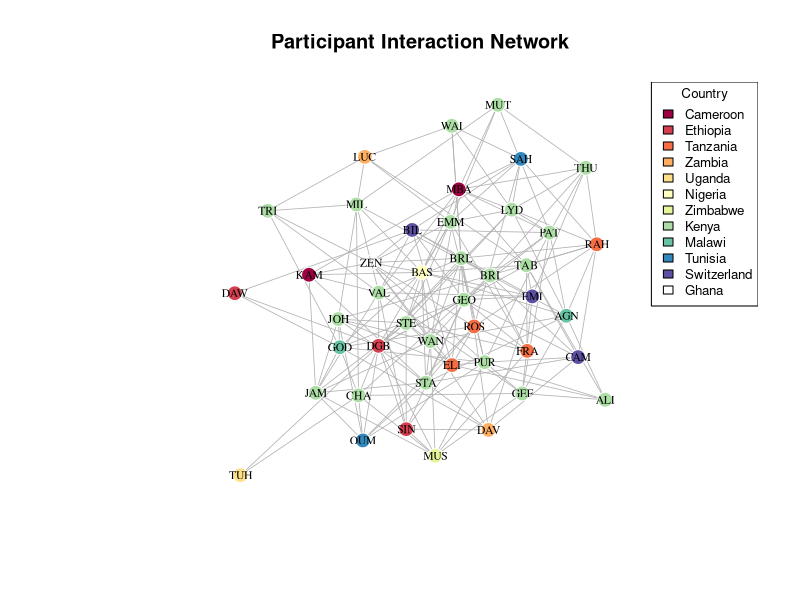
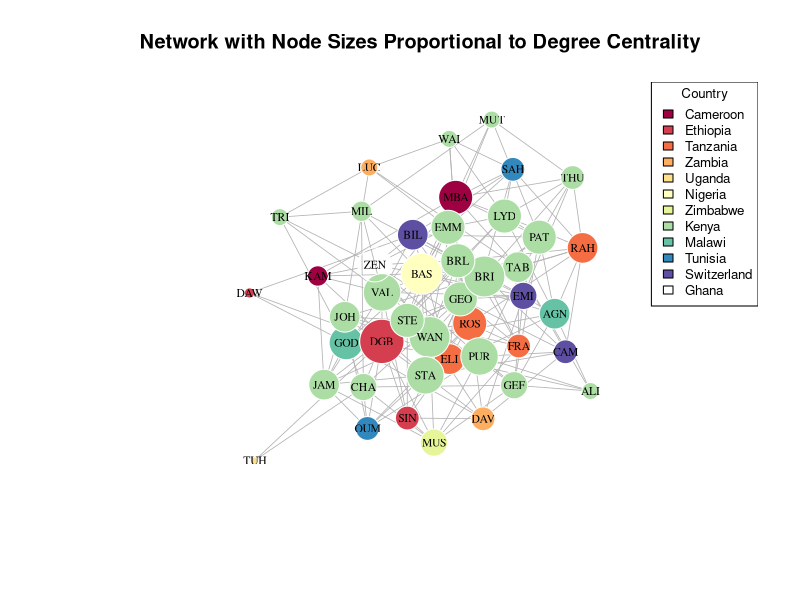

Write R code to recreate these figures, in order.
###### The following exercise #### godfrey
##Network Analysis and SIT Epidemic Model##

####Project Description####

##This project introduces the intersection of network analysis and epidemic modeling through a hands-on exploration of disease transmission dynamics. Using a dataset of participants from various countries attending a Malaria Modelling modular program in Nairobi, Kenya, participants learn to construct social networks based on participants interaction patterns and simulate disease spread using a Susceptible-Infected-Treatment (SIT) model with separate symptomatic and asymptomatic infected compartments.

##The project aims to demonstrate how network structure influences epidemic outcomes by modeling connections between individuals with a 10% probability, creating a more realistic interaction pattern. The aim is to explore key epidemiological concepts including transmission rates (β), treatment rates (τ), recovery rates (γ), and intervention strategies like wearing masks and identification of superspreaders.

##Through this practical exercise, participants should gain a hands-on experience with network visualization, epidemic simulation, and quantitative analysis of public health interventions. The goals is to emphasize applications by examining scenarios such as the impact of protective measures introduced mid-outbreak and the role of highly connected individuals in accelerating disease spread.

##Exercises are presented at the end of this tutorial

##############################################################################

#Packages for this work
library(igraph) # For graphs
library(ggplot2) # For plots
library(dplyr) # For manipulation
library(RColorBrewer) # For colours

##Create the dataset - participants, and their country of origin.
data <- data.frame( Participant = c("KAM", "SIN", "RAH", "DAW", "LUC", "TUH", "BAS", "MBA", "MUS", "DAV", "CHA", "EMM", "LYD", "VAL", "GOD", "AGN", "ROS", "FRA", "JAM", "DGB", "ELI", "WAN", "MUT", "GEO", "GEF", "SAH", "PAT", "TAB", "BRI", "STA", "OUM", "STE", "THU", "EMI", "CAM", "ZEN", "BIL", "JOH", "ALI", "PUR", "WAI", "MIL", "BRL", "TRI"),  Country = c("Cameroon", "Ethiopia", "Tanzania", "Ethiopia", "Zambia", "Uganda", "Nigeria", "Cameroon", "Zimbabwe", "Zambia", "Kenya", "Kenya", "Kenya", "Kenya", "Malawi", "Malawi", "Tanzania", "Tanzania", "Kenya", "Ethiopia", "Tanzania", "Kenya", "Kenya", "Kenya", "Kenya", "Tunisia", "Kenya", "Kenya", "Kenya", "Kenya", "Tunisia", "Kenya", "Kenya", "Switzerland", "Switzerland", "Ghana", "Switzerland", "Kenya", "Kenya", "Kenya", "Kenya", "Kenya", "Kenya", "Kenya"))

#####PART 1. NETWORK CONSTRUCION ####

##Remember Networks are based on matrices - adjacency matrix defines who is connected to whom.
##Create an adjacency matrix based on connection rules: 
#Modified: Everyone has a 10% chance of connecting to everybody else
create_network <- function(data, connection_prob = 0.1) {
  n <- nrow(data)
  adj_matrix <- matrix(0, n, n)
  rownames(adj_matrix) <- colnames(adj_matrix) <- data$Participant
  
  set.seed(123)  # For reproducibility
  for(i in 1:n) {
    for(j in 1:n) {
      if(i != j) {
        # 10% chance of connection for any pair of individuals
        if(runif(1) < connection_prob) {
          adj_matrix[i,j] <- 1
        }
      }
    }
  }
  return(adj_matrix)
}

##Create the network and add attributes - what is an attribute?

adj_matrix <- create_network(data) ### Explore the adjacency 
g <- graph_from_adjacency_matrix(adj_matrix, mode = "undirected") #What does undirected mean? How does it differ from a directed graph?

##Add attributes
V(g)$country <- data$Country
V(g)$name <- data$Participant

##Create and visualize the network
plot_network <- function(g, data) {
  ##Color nodes by country
  countries <- unique(data$Country)
  colors <- RColorBrewer::brewer.pal(min(length(countries), 11), "Spectral")
  country_colors <- setNames(colors[1:length(countries)], countries)
  
  ##Set vertex colors using the country attribute
  V(g)$color <- country_colors[V(g)$country]
  
  ##Set the graph layout - there are many layouts - please explore them
  set.seed(123)
  layout <- layout_with_fr(g)
  
  ##Plot
  plot(g,
       layout = layout,
       vertex.size = 8,
       vertex.label = V(g)$name,  # Explicitly use vertex names - what if you don't want to have people's names on the vertices? How would you modify this?
       vertex.label.cex = 0.7,
       vertex.label.color = "black",
       vertex.frame.color = "white",
       edge.color = "gray70",
       edge.width = 0.8,
       main = "Participant Interaction Network")
  
  ##Add legend - you can change position or text size
  legend("topright", legend = countries, fill = country_colors, cex = 0.8, title = "Country")
}

###Plot the network
plot_network(g, data)


##############################################################################
###Now you have a network - what is it showing? Why circle? Are there other things you can explore from this?

###You can stop here - and explore the network parameters - density, degree (in/out degree), betweenness and other centrality metrics.

####What type of questions can one explore with network analysis####
##What is my outcome of analysis?
# • Node-level
# • Edge-level
# • Network structure and topology (as a whole)
# • Process (sequence of events
##Outcome variables
# • Traits of nodes (e.g., Disease state)– Do nodes of different classes have different attributes?– Do connectivity and network position determine infection risk?
#   • Edge values– What determines whether two nodes are linked?– Do linked nodes share certain attributes?
#   • Network topology– What determines the structure of networks?– Does infection influence network structure?


# Network metrics
cat("d) Network Metrics:\n")

##Exercise 1: Network Exploration and Visualization

cat("\n=== EXERCISE 1: NETWORK EXPLORATION ===\n")

## a). Modify the network to show node sizes proportional to degree centrality
plot_network_degree <- function(g, data) {
  ##Calculate degree centrality
  degrees <- degree(g)
  
  ##Color nodes by country
  countries <- unique(data$Country)
  colors <- RColorBrewer::brewer.pal(min(length(countries), 11), "Spectral")
  country_colors <- setNames(colors[1:length(countries)], countries)
  V(g)$color <- country_colors[V(g)$country]
  
  ##Layout
  set.seed(123)
  layout <- layout_with_fr(g)
  
  ##Plot with node sizes proportional to degree
  plot(g, 
       layout = layout,
       vertex.size = degrees * 2,  # Scale degree for visibility
       vertex.label = V(g)$name,
       vertex.label.cex = 0.7,
       vertex.label.color = "black",
       vertex.frame.color = "white",
       edge.color = "gray70",
       edge.width = 0.8,
       main = "Network with Node Sizes Proportional to Degree Centrality")
  
  legend("topright", legend = countries, fill = country_colors, cex = 0.8, title = "Country")
}

plot_network_degree(g, data)

###Exercise 1.1- What is betweenness centrality. Redraw the network with node sizes proportional to the node betweenness. How does this differ from degree centrality?

## b). Calculate and compare degree centrality for Kenya vs other countries
degrees <- degree(g)
kenya_degrees <- degrees[data$Country == "Kenya"]
other_degrees <- degrees[data$Country != "Kenya"]

cat("b) Degree Centrality Comparison:\n")
cat("   Kenya participants - Mean degree:", round(mean(kenya_degrees), 2), "\n")
cat("   Other countries - Mean degree:", round(mean(other_degrees), 2), "\n")
cat("   Kenya participants are", round(mean(kenya_degrees)/mean(other_degrees), 1), "times more connected\n\n")

##Exercise 1.2 - Calculate and compare betweenness centrality for Kenya vs other countries

## c). Identify top 3 most connected individuals
top_connected <- sort(degrees, decreasing = TRUE)[1:3]
cat("c) Top 3 most connected individuals:\n")
for(i in 1:3) {
  participant <- names(top_connected)[i]
  connections <- top_connected[i]
  country <- data$Country[data$Participant == participant]
  cat("   ", i, ".", participant, "(", country, ") -", connections, "connections\n")
}

## a). Identify top 6 most connected individuals
top6_connected <- sort(degrees, decreasing = TRUE)[1:6]
top6_names <- names(top6_connected)

cat("a) Top 6 most connected individuals:\n")
for(i in 1:6) {
  cat("   ", i, ".", top6_names[i], "-", top6_connected[i], "connections\n")
}

##Exercise 3.1. - Who are the top 6 most connected individuals based on betweenness? Do they differ from those based on degree centrality? Comment on whether they are different or the same - why?



